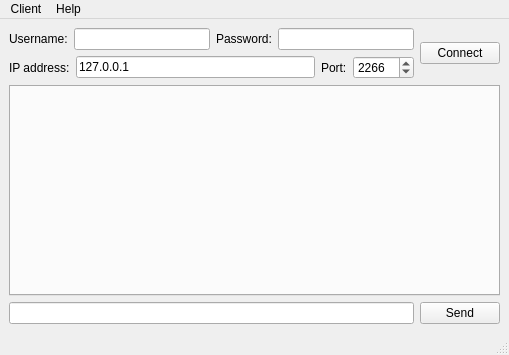
<?xml version="1.0" encoding="UTF-8"?>
<ui version="4.0">
 <class>MainWindow</class>
 <widget class="QMainWindow" name="MainWindow">
  <property name="geometry">
   <rect>
    <x>0</x>
    <y>0</y>
    <width>509</width>
    <height>355</height>
   </rect>
  </property>
  <property name="windowTitle">
   <string>fIRC</string>
  </property>
  <widget class="QWidget" name="centralwidget">
   <layout class="QVBoxLayout" name="verticalLayout_3">
    <item>
     <layout class="QVBoxLayout" name="verticalLayout_2">
      <item>
       <layout class="QHBoxLayout" name="horizontalLayout_4">
        <item>
         <layout class="QVBoxLayout" name="verticalLayout">
          <item>
           <layout class="QHBoxLayout" name="horizontalLayout">
            <item>
             <widget class="QLabel" name="label_3">
              <property name="text">
               <string>Username:</string>
              </property>
             </widget>
            </item>
            <item>
             <widget class="QLineEdit" name="userEdit"/>
            </item>
            <item>
             <widget class="QLabel" name="label_4">
              <property name="text">
               <string>Password:</string>
              </property>
             </widget>
            </item>
            <item>
             <widget class="QLineEdit" name="passEdit">
              <property name="echoMode">
               <enum>QLineEdit::Password</enum>
              </property>
             </widget>
            </item>
           </layout>
          </item>
          <item>
           <layout class="QHBoxLayout" name="horizontalLayout_3">
            <item>
             <widget class="QLabel" name="label">
              <property name="text">
               <string>IP address:</string>
              </property>
             </widget>
            </item>
            <item>
             <widget class="QLineEdit" name="addressEdit">
              <property name="text">
               <string notr="true">127.0.0.1</string>
              </property>
             </widget>
            </item>
            <item>
             <widget class="QLabel" name="label_2">
              <property name="text">
               <string>Port:</string>
              </property>
             </widget>
            </item>
            <item>
             <widget class="QSpinBox" name="portEdit">
              <property name="minimum">
               <number>1000</number>
              </property>
              <property name="maximum">
               <number>65535</number>
              </property>
              <property name="value">
               <number>2266</number>
              </property>
             </widget>
            </item>
           </layout>
          </item>
         </layout>
        </item>
        <item>
         <widget class="QPushButton" name="connBtn">
          <property name="text">
           <string>Connect</string>
          </property>
         </widget>
        </item>
       </layout>
      </item>
      <item>
       <widget class="QTabWidget" name="tabWidget" />
      </item>
      <item>
       <layout class="QHBoxLayout" name="horizontalLayout_2">
        <item>
         <widget class="QLineEdit" name="todoEdit"/>
        </item>
        <item>
         <widget class="QPushButton" name="sendBtn">
          <property name="text">
           <string>Send</string>
          </property>
         </widget>
        </item>
       </layout>
      </item>
     </layout>
    </item>
   </layout>
  </widget>
  <widget class="QMenuBar" name="menubar">
   <property name="geometry">
    <rect>
     <x>0</x>
     <y>0</y>
     <width>509</width>
     <height>21</height>
    </rect>
   </property>
   <widget class="QMenu" name="menuTcpClient">
    <property name="title">
     <string>Client</string>
    </property>
    <addaction name="actionConnect"/>
    <addaction name="actionDisconnect"/>
   </widget>
   <widget class="QMenu" name="menuHelp">
    <property name="title">
     <string>Help</string>
    </property>
    <addaction name="actionAbout_Qt"/>
   </widget>
   <addaction name="menuTcpClient"/>
   <addaction name="menuHelp"/>
  </widget>
  <widget class="QStatusBar" name="statusbar"/>
  <action name="actionDisconnect">
   <property name="enabled">
    <bool>false</bool>
   </property>
   <property name="text">
    <string>&amp;Disconnect</string>
   </property>
  </action>
  <action name="actionAbout_Qt">
   <property name="text">
    <string>About Qt</string>
   </property>
  </action>
  <action name="actionConnect">
   <property name="text">
    <string>&amp;Connect</string>
   </property>
  </action>
 </widget>
 <resources/>
 <connections/>
</ui>
